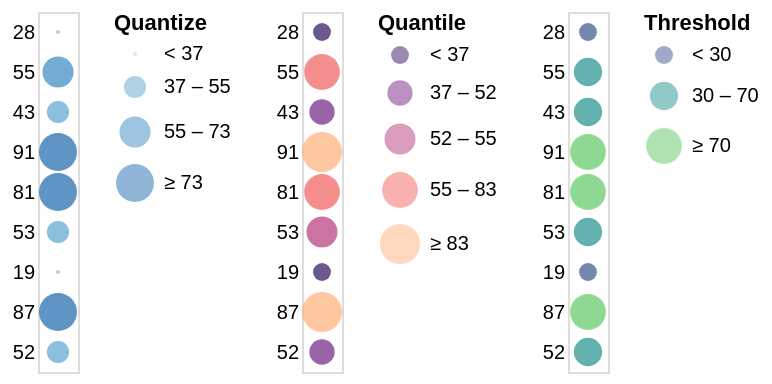

Specify this chart in Vega-Lite:
### Vega specification from a JSON file in a GitHub repository (floating-point values rounded to 4 significant figures)
{"$schema": "https://vega.github.io/schema/vega/v5.json", "description": "Horizontally concatenated charts that show different types of discretizing scales.", "background": "white", "padding": 5, "data": [{"name": "source_0", "values": [{"a": "A", "b": 28}, {"a": "B", "b": 55}, {"a": "C", "b": 43}, {"a": "D", "b": 91}, {"a": "E", "b": 81}, {"a": "F", "b": 53}, {"a": "G", "b": 19}, {"a": "H", "b": 87}, {"a": "I", "b": 52}]}, {"name": "data_1", "source": "source_0", "transform": [{"type": "filter", "expr": "isValid(datum[\"b\"]) && isFinite(+datum[\"b\"])"}]}, {"name": "data_2", "source": "source_0", "transform": [{"type": "filter", "expr": "isValid(datum[\"b\"]) && isFinite(+datum[\"b\"])"}]}, {"name": "data_3", "source": "source_0", "transform": [{"type": "filter", "expr": "isValid(datum[\"b\"]) && isFinite(+datum[\"b\"])"}]}], "signals": [{"name": "childWidth", "value": 20}, {"name": "concat_0_y_step", "value": 20}, {"name": "concat_0_height", "update": "bandspace(domain('concat_0_y').length, 1, 0.5) * concat_0_y_step"}, {"name": "concat_1_y_step", "value": 20}, {"name": "concat_1_height", "update": "bandspace(domain('concat_1_y').length, 1, 0.5) * concat_1_y_step"}, {"name": "concat_2_y_step", "value": 20}, {"name": "concat_2_height", "update": "bandspace(domain('concat_2_y').length, 1, 0.5) * concat_2_y_step"}], "layout": {"padding": 20, "bounds": "full", "align": "each"}, "marks": [{"type": "group", "name": "concat_0_group", "style": "cell", "encode": {"update": {"width": {"signal": "childWidth"}, "height": {"signal": "concat_0_height"}}}, "signals": [{"name": "width", "update": "childWidth"}], "marks": [{"name": "concat_0_marks", "type": "symbol", "style": ["circle"], "from": {"data": "data_1"}, "encode": {"update": {"opacity": {"value": 0.7}, "fill": {"scale": "concat_0_color", "field": "b"}, "ariaRoleDescription": {"value": "circle"}, "description": {"signal": "\"b: \" + (isValid(datum[\"b\"]) ? datum[\"b\"] : \"\"+datum[\"b\"])"}, "x": {"signal": "childWidth", "mult": 0.5}, "y": {"scale": "concat_0_y", "field": "b"}, "size": {"scale": "concat_0_size", "field": "b"}, "shape": {"value": "circle"}}}}], "axes": [{"scale": "concat_0_y", "orient": "left", "grid": false, "domain": false, "ticks": false, "zindex": 0}], "legends": [{"title": "Quantize", "fill": "concat_0_color", "type": "symbol", "symbolType": "circle", "size": "concat_0_size", "encode": {"symbols": {"update": {"fillOpacity": {"value": 0.7}, "opacity": {"value": 0.7}, "stroke": {"value": "transparent"}}}}}]}, {"type": "group", "name": "concat_1_group", "style": "cell", "encode": {"update": {"width": {"signal": "childWidth"}, "height": {"signal": "concat_1_height"}}}, "signals": [{"name": "width", "update": "childWidth"}], "marks": [{"name": "concat_1_marks", "type": "symbol", "style": ["circle"], "from": {"data": "data_2"}, "encode": {"update": {"opacity": {"value": 0.7}, "fill": {"scale": "concat_1_color", "field": "b"}, "ariaRoleDescription": {"value": "circle"}, "description": {"signal": "\"b: \" + (isValid(datum[\"b\"]) ? datum[\"b\"] : \"\"+datum[\"b\"])"}, "x": {"signal": "childWidth", "mult": 0.5}, "y": {"scale": "concat_1_y", "field": "b"}, "size": {"scale": "concat_1_size", "field": "b"}, "shape": {"value": "circle"}}}}], "axes": [{"scale": "concat_1_y", "orient": "left", "grid": false, "domain": false, "ticks": false, "zindex": 0}], "legends": [{"format": "d", "title": "Quantile", "fill": "concat_1_color", "labelOverlap": "greedy", "type": "symbol", "symbolType": "circle", "size": "concat_1_size", "encode": {"symbols": {"update": {"fillOpacity": {"value": 0.7}, "opacity": {"value": 0.7}, "stroke": {"value": "transparent"}}}}}]}, {"type": "group", "name": "concat_2_group", "style": "cell", "encode": {"update": {"width": {"signal": "childWidth"}, "height": {"signal": "concat_2_height"}}}, "signals": [{"name": "width", "update": "childWidth"}], "marks": [{"name": "concat_2_marks", "type": "symbol", "style": ["circle"], "from": {"data": "data_3"}, "encode": {"update": {"opacity": {"value": 0.7}, "fill": {"scale": "concat_2_color", "field": "b"}, "ariaRoleDescription": {"value": "circle"}, "description": {"signal": "\"b: \" + (isValid(datum[\"b\"]) ? datum[\"b\"] : \"\"+datum[\"b\"])"}, "x": {"signal": "childWidth", "mult": 0.5}, "y": {"scale": "concat_2_y", "field": "b"}, "size": {"scale": "concat_2_size", "field": "b"}, "shape": {"value": "circle"}}}}], "axes": [{"scale": "concat_2_y", "orient": "left", "grid": false, "domain": false, "ticks": false, "zindex": 0}], "legends": [{"title": "Threshold", "fill": "concat_2_color", "labelOverlap": "greedy", "type": "symbol", "symbolType": "circle", "size": "concat_2_size", "encode": {"symbols": {"update": {"fillOpacity": {"value": 0.7}, "opacity": {"value": 0.7}, "stroke": {"value": "transparent"}}}}}]}], "scales": [{"name": "concat_0_y", "type": "point", "domain": {"data": "data_1", "field": "b"}, "range": {"step": {"signal": "concat_0_y_step"}}, "padding": 0.5}, {"name": "concat_0_color", "type": "quantize", "domain": {"data": "data_1", "field": "b"}, "range": "ramp", "zero": true, "interpolate": "hcl"}, {"name": "concat_0_size", "type": "quantize", "domain": {"data": "data_1", "field": "b"}, "range": {"signal": "sequence(4, 361 + (361 - 4) / (4 - 1), (361 - 4) / (4 - 1))"}, "zero": false}, {"name": "concat_1_y", "type": "point", "domain": {"data": "data_2", "field": "b"}, "range": {"step": {"signal": "concat_1_y_step"}}, "padding": 0.5}, {"name": "concat_1_color", "type": "quantile", "domain": {"data": "data_2", "field": "b"}, "range": {"scheme": "magma"}, "interpolate": "hcl"}, {"name": "concat_1_size", "type": "quantile", "domain": {"data": "data_2", "field": "b"}, "range": [80, 160, 240, 320, 400]}, {"name": "concat_2_y", "type": "point", "domain": {"data": "data_3", "field": "b"}, "range": {"step": {"signal": "concat_2_y_step"}}, "padding": 0.5}, {"name": "concat_2_color", "type": "threshold", "domain": [30, 70], "range": {"scheme": "viridis"}, "interpolate": "hcl"}, {"name": "concat_2_size", "type": "threshold", "domain": [30, 70], "range": [80, 200, 320]}]}
